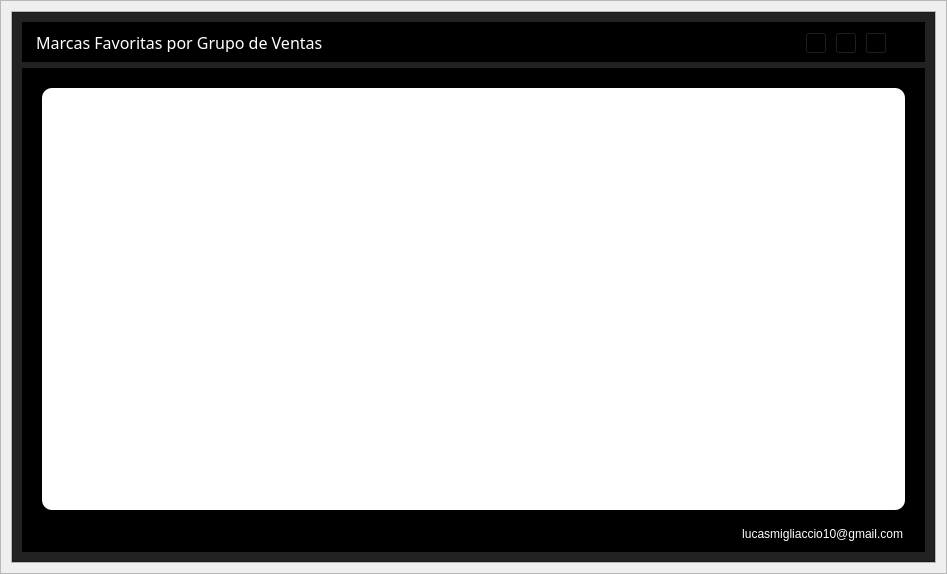
<?xml version="1.0" encoding="UTF-8"?>
<ui version="4.0">
 <class>ViewEmpleado</class>
 <widget class="QWidget" name="ViewEmpleado">
  <property name="geometry">
   <rect>
    <x>0</x>
    <y>0</y>
    <width>947</width>
    <height>574</height>
   </rect>
  </property>
  <property name="windowTitle">
   <string>Form</string>
  </property>
  <layout class="QVBoxLayout" name="verticalLayout">
   <property name="spacing">
    <number>0</number>
   </property>
   <property name="leftMargin">
    <number>0</number>
   </property>
   <property name="topMargin">
    <number>0</number>
   </property>
   <property name="rightMargin">
    <number>0</number>
   </property>
   <property name="bottomMargin">
    <number>0</number>
   </property>
   <item>
    <widget class="QFrame" name="central_widget_frame">
     <property name="frameShape">
      <enum>QFrame::StyledPanel</enum>
     </property>
     <property name="frameShadow">
      <enum>QFrame::Raised</enum>
     </property>
     <layout class="QVBoxLayout" name="shadow_layout">
      <property name="spacing">
       <number>0</number>
      </property>
      <property name="leftMargin">
       <number>10</number>
      </property>
      <property name="topMargin">
       <number>10</number>
      </property>
      <property name="rightMargin">
       <number>10</number>
      </property>
      <property name="bottomMargin">
       <number>10</number>
      </property>
      <item>
       <widget class="QFrame" name="background_frame">
        <property name="frameShape">
         <enum>QFrame::StyledPanel</enum>
        </property>
        <property name="frameShadow">
         <enum>QFrame::Raised</enum>
        </property>
        <layout class="QVBoxLayout" name="verticalLayout_2">
         <property name="spacing">
          <number>0</number>
         </property>
         <property name="leftMargin">
          <number>0</number>
         </property>
         <property name="topMargin">
          <number>0</number>
         </property>
         <property name="rightMargin">
          <number>0</number>
         </property>
         <property name="bottomMargin">
          <number>0</number>
         </property>
         <item>
          <widget class="QFrame" name="content_frame">
           <property name="minimumSize">
            <size>
             <width>0</width>
             <height>0</height>
            </size>
           </property>
           <property name="styleSheet">
            <string notr="true">background-color: rgb(34, 34, 34);</string>
           </property>
           <property name="frameShape">
            <enum>QFrame::StyledPanel</enum>
           </property>
           <property name="frameShadow">
            <enum>QFrame::Raised</enum>
           </property>
           <layout class="QVBoxLayout" name="verticalLayout_7">
            <property name="spacing">
             <number>6</number>
            </property>
            <property name="leftMargin">
             <number>9</number>
            </property>
            <property name="topMargin">
             <number>9</number>
            </property>
            <property name="rightMargin">
             <number>9</number>
            </property>
            <property name="bottomMargin">
             <number>9</number>
            </property>
            <item>
             <widget class="QFrame" name="frame_nav">
              <property name="minimumSize">
               <size>
                <width>0</width>
                <height>40</height>
               </size>
              </property>
              <property name="maximumSize">
               <size>
                <width>16777215</width>
                <height>40</height>
               </size>
              </property>
              <property name="styleSheet">
               <string notr="true">background-color: rgb(0, 0, 0);</string>
              </property>
              <property name="frameShape">
               <enum>QFrame::StyledPanel</enum>
              </property>
              <property name="frameShadow">
               <enum>QFrame::Raised</enum>
              </property>
              <layout class="QHBoxLayout" name="horizontalLayout_6">
               <item>
                <widget class="QLabel" name="label_tittle">
                 <property name="font">
                  <font>
                   <family>Tw Cen MT</family>
                   <pointsize>12</pointsize>
                   <weight>50</weight>
                   <italic>false</italic>
                   <bold>false</bold>
                  </font>
                 </property>
                 <property name="styleSheet">
                  <string notr="true">color: rgb(255, 255, 255) ;</string>
                 </property>
                 <property name="text">
                  <string> Marcas Favoritas por Grupo de Ventas</string>
                 </property>
                </widget>
               </item>
               <item>
                <widget class="QFrame" name="butttons_holder_frame">
                 <property name="minimumSize">
                  <size>
                   <width>110</width>
                   <height>30</height>
                  </size>
                 </property>
                 <property name="maximumSize">
                  <size>
                   <width>110</width>
                   <height>16777215</height>
                  </size>
                 </property>
                 <property name="frameShape">
                  <enum>QFrame::StyledPanel</enum>
                 </property>
                 <property name="frameShadow">
                  <enum>QFrame::Raised</enum>
                 </property>
                 <widget class="QToolButton" name="minimize_button">
                  <property name="geometry">
                   <rect>
                    <x>0</x>
                    <y>0</y>
                    <width>22</width>
                    <height>22</height>
                   </rect>
                  </property>
                  <property name="text">
                   <string>...</string>
                  </property>
                  <property name="icon">
                   <iconset>
                    <normaloff>../assets/icons/minimize-window.png</normaloff>../assets/icons/minimize-window.png</iconset>
                  </property>
                 </widget>
                 <widget class="QToolButton" name="restore_button">
                  <property name="geometry">
                   <rect>
                    <x>30</x>
                    <y>0</y>
                    <width>22</width>
                    <height>22</height>
                   </rect>
                  </property>
                  <property name="text">
                   <string>...</string>
                  </property>
                  <property name="icon">
                   <iconset>
                    <normaloff>../assets/icons/restore-window.png</normaloff>../assets/icons/restore-window.png</iconset>
                  </property>
                 </widget>
                 <widget class="QToolButton" name="maximize_button">
                  <property name="geometry">
                   <rect>
                    <x>30</x>
                    <y>0</y>
                    <width>22</width>
                    <height>22</height>
                   </rect>
                  </property>
                  <property name="text">
                   <string>...</string>
                  </property>
                  <property name="icon">
                   <iconset>
                    <normaloff>../assets/icons/maximize-window.png</normaloff>../assets/icons/maximize-window.png</iconset>
                  </property>
                 </widget>
                 <widget class="QToolButton" name="close_button">
                  <property name="geometry">
                   <rect>
                    <x>60</x>
                    <y>0</y>
                    <width>22</width>
                    <height>22</height>
                   </rect>
                  </property>
                  <property name="text">
                   <string>...</string>
                  </property>
                  <property name="icon">
                   <iconset>
                    <normaloff>../assets/icons/close-window.png</normaloff>../assets/icons/close-window.png</iconset>
                  </property>
                 </widget>
                </widget>
               </item>
              </layout>
             </widget>
            </item>
            <item>
             <widget class="QFrame" name="frame_action">
              <property name="styleSheet">
               <string notr="true">background-color: rgb(0, 0, 0);</string>
              </property>
              <property name="frameShape">
               <enum>QFrame::StyledPanel</enum>
              </property>
              <property name="frameShadow">
               <enum>QFrame::Raised</enum>
              </property>
              <layout class="QVBoxLayout" name="verticalLayout_3">
               <item>
                <widget class="QFrame" name="frame">
                 <property name="frameShape">
                  <enum>QFrame::StyledPanel</enum>
                 </property>
                 <property name="frameShadow">
                  <enum>QFrame::Raised</enum>
                 </property>
                 <layout class="QHBoxLayout" name="horizontalLayout">
                  <item>
                   <widget class="QTableView" name="marcas_table">
                    <property name="styleSheet">
                     <string notr="true">background-color: rgb(255, 255, 255);
color: rgb(0, 0, 0);
border-radius: 10px;</string>
                    </property>
                   </widget>
                  </item>
                 </layout>
                </widget>
               </item>
               <item>
                <widget class="QFrame" name="frame_2">
                 <property name="frameShape">
                  <enum>QFrame::StyledPanel</enum>
                 </property>
                 <property name="frameShadow">
                  <enum>QFrame::Raised</enum>
                 </property>
                 <layout class="QHBoxLayout" name="horizontalLayout_2">
                  <property name="spacing">
                   <number>0</number>
                  </property>
                  <property name="leftMargin">
                   <number>0</number>
                  </property>
                  <property name="topMargin">
                   <number>0</number>
                  </property>
                  <property name="rightMargin">
                   <number>11</number>
                  </property>
                  <property name="bottomMargin">
                   <number>0</number>
                  </property>
                  <item>
                   <widget class="QLabel" name="label">
                    <property name="styleSheet">
                     <string notr="true">color:white;</string>
                    </property>
                    <property name="text">
                     <string>lucasmigliaccio10@gmail.com</string>
                    </property>
                    <property name="alignment">
                     <set>Qt::AlignRight|Qt::AlignTrailing|Qt::AlignVCenter</set>
                    </property>
                   </widget>
                  </item>
                 </layout>
                </widget>
               </item>
              </layout>
             </widget>
            </item>
           </layout>
          </widget>
         </item>
        </layout>
       </widget>
      </item>
     </layout>
    </widget>
   </item>
  </layout>
 </widget>
 <resources/>
 <connections/>
</ui>
